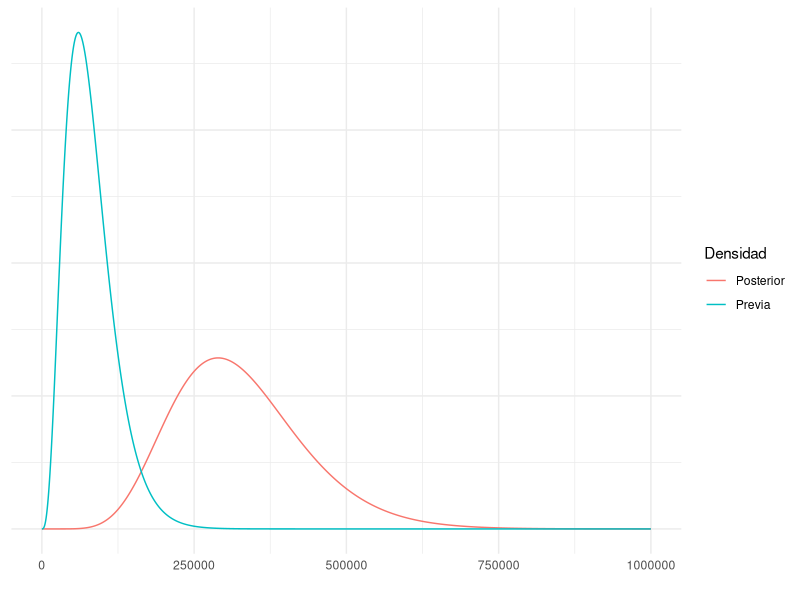

This chart was generated by the following R code:
## ---- chunk 1
knitr::opts_chunk$set(echo = TRUE, tidy = "styler" )
## ---- chunk 2
library(ggplot2)
library(tidyr)
rango <- seq(0,1e6,by = 6)
previa <- dgamma(rango, shape = 4, scale = 20000)
posterior <- dgamma(rango,shape = 9,scale = 36178)
densidades <- data.frame(rango = rango, Previa = previa, Posterior = posterior) 
densidades <- gather(densidades, key = "Densidad", value = "valor", -rango)
ggplot(data=densidades, aes(x=rango, y=valor*100, color = Densidad)) + 
  geom_line() + xlab("") + theme_minimal()+ theme(axis.title.y=element_blank(),
                                                  axis.text.y=element_blank(),
                                                  axis.ticks.y=element_blank())
